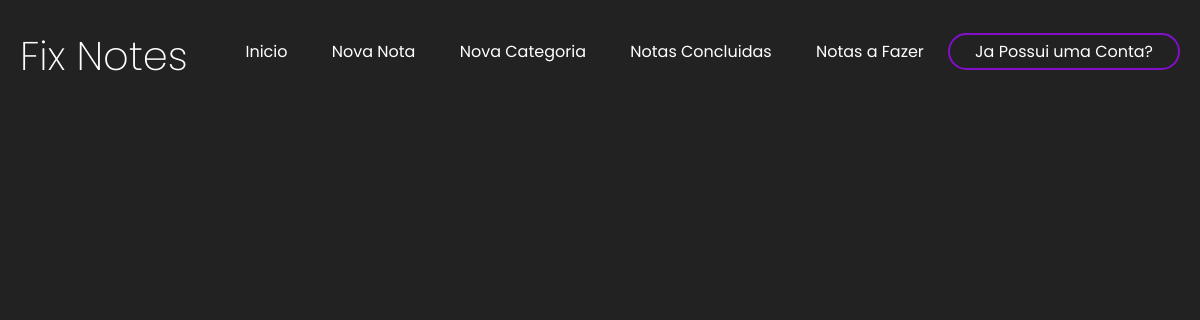
/home/ (signed in), run on an earlier commit of the app's database.
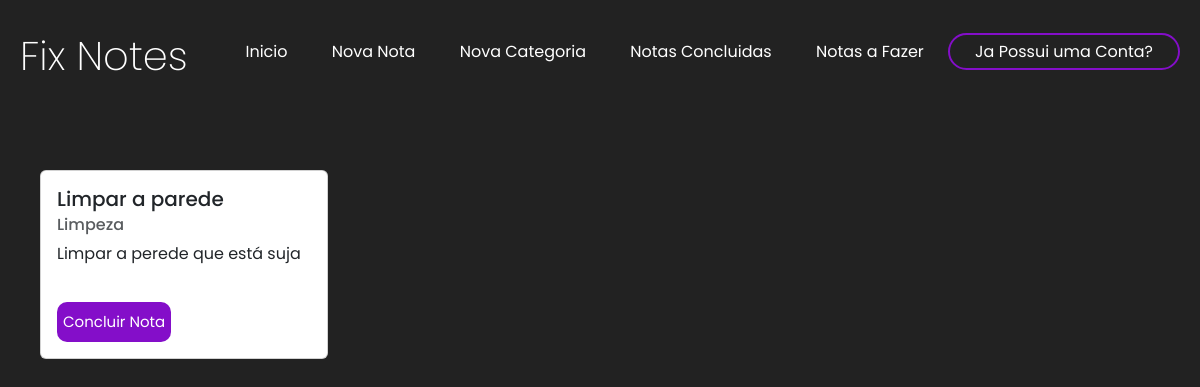
And on a later commit of the database.
### notes/models.py (models this page shows, shortened)
class Nota(models.Model):
    titulo_nota = models.CharField(max_length=200)
    categoria = models.ForeignKey(Categoria, on_delete=models.DO_NOTHING)
    desc_nota = models.TextField()

class Categoria(models.Model):
    titulo = models.CharField(max_length=200)
    descricao = models.TextField()
    def __str__(self) -> str:
        return self.titulo

### notes/views.py (the view)
# urls.py: 2. Add a URL to urlpatterns:  path('', views.home, name='home')
@login_required(login_url='/user/login/')
def home(request):
    notas = Nota.objects.all()
    return render(request, 'notes/home.html', {'notas':notas})

### templates/notes/home.html (shortened to what this page needs)
{% extends 'base.html' %}
{% load static %}
{% block addcss %}
    <link rel="stylesheet" href="{% static 'notes/css/home.css' %}">
{% endblock %}
{% block content %}
    <header>
        <div id="title">
            <h1>Fix Notes</h1>
        </div>
        <ul>
            <a href="{% url 'home' %}"><li>Inicio</li></a>
            <a href="#"><li>Nova Nota</li></a>
            <a href="{% url 'nova_categoria' %}"><li>Nova Categoria</li></a>
            <a href="#"><li>Notas Concluidas</li></a>
            <a href="#"><li>Notas a Fazer</li></a>
            <a href="/user/cadastro/" id="inscrevase-btn"><li>Ja Possui uma Conta?</li></a>
        </ul>
    </header>
    <main>
        {% for nota in notas %}
            <div class="card" style="width: 18rem;">
                <div class="card-body">
                    <h5 class="card-title">{{nota.titulo_nota}}</h5>
                    <h6 class="card-subtitle mb-2 text-muted">{{nota.categoria}}</h6>
                    <p class="card-text">{{nota.desc_nota}}</p>
                    <form action="#">
                        <input type="submit" value="Concluir Nota">
                    </form>
                </div>
            </div>
        {% endfor %}
    </main>
{% endblock %}

What changed in the data, as far as the page shows it:
added Nota: titulo_nota "Limpar a parede", categoria "Limpeza", desc_nota "Limpar a perede que está suja"
